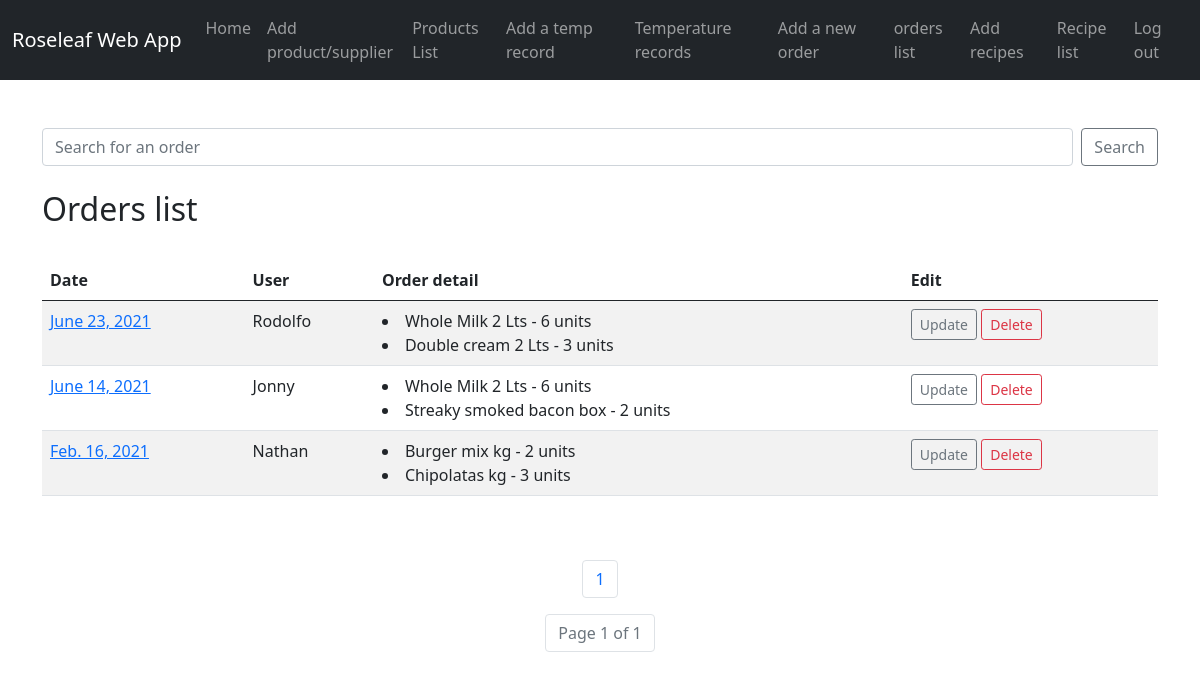
/orders/, run on an earlier commit of the app's database.
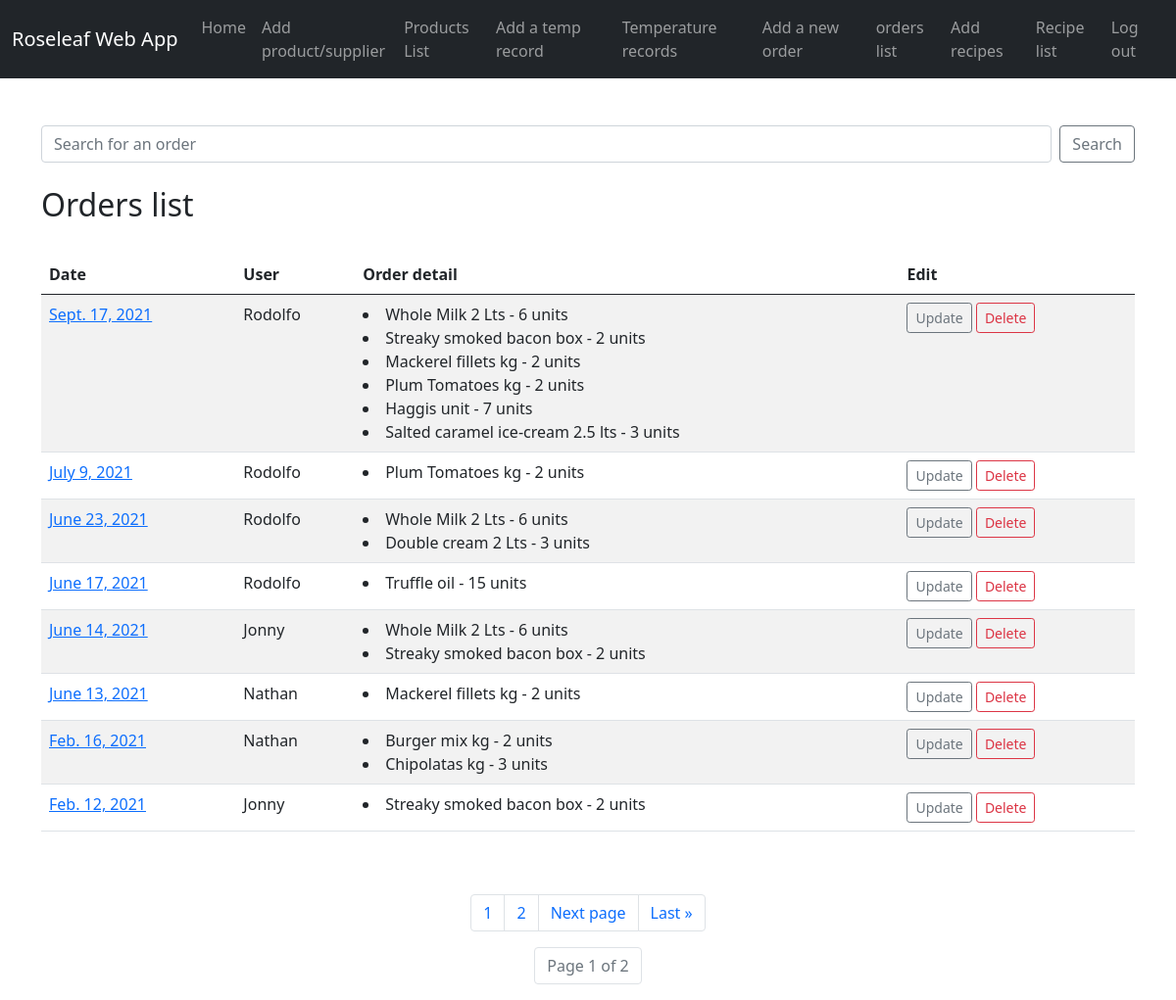
And on a later commit of the database.
### roseleaf_app/models.py (models this page shows, shortened)
class Order(models.Model):
    user = models.ForeignKey(Member, on_delete=models.CASCADE)
    date = models.DateField()
    order_detail = models.ManyToManyField('OrderDetail', default=None,)

class Member(models.Model):
    username = models.CharField(max_length=20)
    password = models.CharField(max_length=20)
    def __str__(self):
        return self.username

class OrderDetail(models.Model):
    product = models.ForeignKey(Product, on_delete=models.CASCADE)
    quantity = models.IntegerField()
    def __str__(self):
        return str(self.product.name) + ' - ' + str(self.quantity) + ' units'

class Product(models.Model):
    supplier = models.ForeignKey(Supplier, on_delete=models.CASCADE)
    name = models.CharField(max_length=50)
    product_type = models.ForeignKey(ProductType, on_delete=models.CASCADE)
    area = models.ForeignKey(Area, on_delete=models.CASCADE)
    price = models.DecimalField(max_digits=4, decimal_places=2)

### roseleaf_app/views.py (the view)
# urls.py: path('orders/', views.orders, name='orders'),
def orders(request):
    orders_list = Order.objects.all()
    p = Paginator(Order.objects.all().order_by('-date'), 8)
    page = request.GET.get('page')
    orders_page = p.get_page(page)
    nums = 'a' * orders_page.paginator.num_pages
    return render(request, 'roseleaf_app/orders.html',
                  {'orders_list': orders_list,
                   'orders_page': orders_page,
                   'nums': nums})

### roseleaf_app/templates/roseleaf_app/orders.html (shortened to what this page needs)
{% extends 'roseleaf_app/base.html' %}
{% block content %}
<br><br>
    <form class="d-flex" method="post" action="{% url 'search_orders' %}">
        <input class="form-control me-2" type="search"
               placeholder="Search for an order" aria-label="Search" name="searched">
        <button class="btn btn-outline-secondary" type="submit">Search</button>
    </form>
    <br/>
    <h2>Orders list</h2>
    <br>
    <table class="table table-hover table-striped ">
    <thead>
            <tr>
                <th scope="col">Date</th>
                <th scope="col">User</th>
                <th scope="col">Order detail</th>
                <th scope="col">Edit</th>
            </tr>
        </thead>
    {% for order in orders_page %}
        <tr>
            <td><a href="{% url 'show_order' order.id %}">{{ order.date }}</a></td>
            <td>{{ order.user }}</td>
            <td>
                {% for i in order.order_detail.all %}
                    <li>{{ i }}</li>
                {% endfor %}
            </td>
            <td><a href=""
                   class="btn btn-outline-secondary btn-sm"> Update </a>
                <a href="{% url 'delete_order' order.id %}"
                   class="btn btn-outline-danger btn-sm"> Delete  </a>
            </td>
        </tr>
    {% endfor %}
    </table>
    <br><br>
    <nav aria-label="Page navigation example">
    <ul class="pagination justify-content-center">
    {% for i in nums %}
        <li class="page-item"><a class="page-link" href="?page={{ forloop.counter }}">{{ forloop.counter }}</a></li>
    {% endfor %}
    {% if orders_page.has_next%}
        <li class="page-item"> <a class="page-link" href="?page={{ orders_page.next_page_number }}">Next page</a></li>
        <li class="page-item"><a class="page-link" href="?page={{ orders_page.paginator.num_pages }}">Last &raquo;</a></li>
    {% endif %}
    </ul>
    <ul class="pagination justify-content-center">
    <li class="page-item disabled"><a class="page-link" href="#">Page {{ orders_page.number }} of {{ orders_page.paginator.num_pages }}</a></li>
    </ul>
    </nav>
{% endblock %}

What changed in the data, as far as the page shows it:
added Order: date "Sept. 17, 2021", user "Rodolfo", OrderDetail (product+quantity "Whole Milk 2 Lts - 6 units"), OrderDetail (product+quantity "Streaky smoked bacon box - 2 units")
now on this page (row unchanged): OrderDetail: product+quantity "Mackerel fillets kg - 2 units"
now on this page (row unchanged): OrderDetail: product+quantity "Plum Tomatoes kg - 2 units"
now on this page (row unchanged): OrderDetail: product+quantity "Haggis unit - 7 units", shown under "Sept. 17, 2021"
now on this page (row unchanged): OrderDetail: product+quantity "Salted caramel ice-cream 2.5 lts - 3 units", shown under "Sept. 17, 2021"
added Order: date "July 9, 2021", user "Rodolfo"
added Order: date "June 17, 2021", user "Rodolfo"
added OrderDetail: product+quantity "Truffle oil - 15 units", shown under "June 17, 2021"
added Order: date "June 13, 2021", user "Nathan"
added Order: date "Feb. 12, 2021", user "Jonny", OrderDetail (product+quantity "Streaky smoked bacon box - 2 units")
Also different on the page:
{{ orders_page.paginator.num_pages }}: "1" → "2"
new list line: "2"
text now shown: "Next page Last »"
